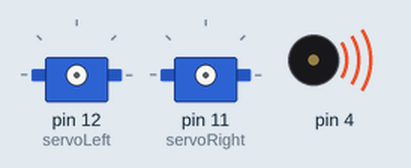
This sketch was run on a simulated Arduino Uno, built with avr-gcc and run on an emulated ATmega328P. On the bench: 2 × servo, buzzer (waves = sounding).

Above: at 0.1 s.
At 1.1 s:
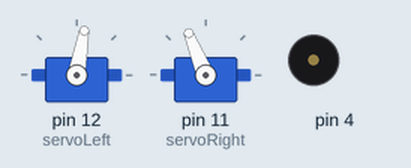
Timing chart, 0 to 2.6 s (numbered marks = the images above):
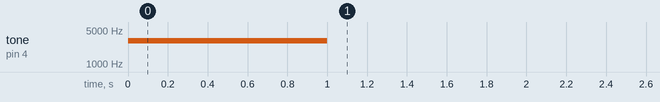

The sketch:

Excercise_5_deadReckoning_1.ino
```cpp
#include <Servo.h>
Servo servoLeft;
Servo servoRight;

float fullSpeed = 0.165;
float distance = 2;
float travelTime = (distance/fullSpeed)*1000;

void setup() {
  tone(4,3000,1000);
  delay(1000);

  servoLeft.attach(12);
  servoRight.attach(11);

  FullSpeedBackwards(travelTime);;

  servoLeft.detach();
  servoRight.detach();

}

void loop() {
}

void measureDistance() {

}
void STOP(int delayTime) {
  servoLeft.writeMicroseconds(1500);
  servoRight.writeMicroseconds(1500);
  delay(delayTime);
}

void RightQuarterTurn(int delayTime) {
  servoLeft.writeMicroseconds(1450);
  servoRight.writeMicroseconds(1450);
  delay(delayTime);
}

void LeftQuarterTurn(int delayTime) {
  servoLeft.writeMicroseconds(1550);
  servoRight.writeMicroseconds(1550);
  delay(delayTime);
}

void FullSpeedAhead(float delayTime) {
  // ~0.18 m/s
  servoRight.writeMicroseconds(1345);
  servoLeft.writeMicroseconds(1700);
  delay(delayTime);
}
void FullSpeedBackwards(float delayTime) {
  // ~0.18 m/s
  servoLeft.writeMicroseconds(1365);
  servoRight.writeMicroseconds(1700);
  delay(delayTime);
}
```
